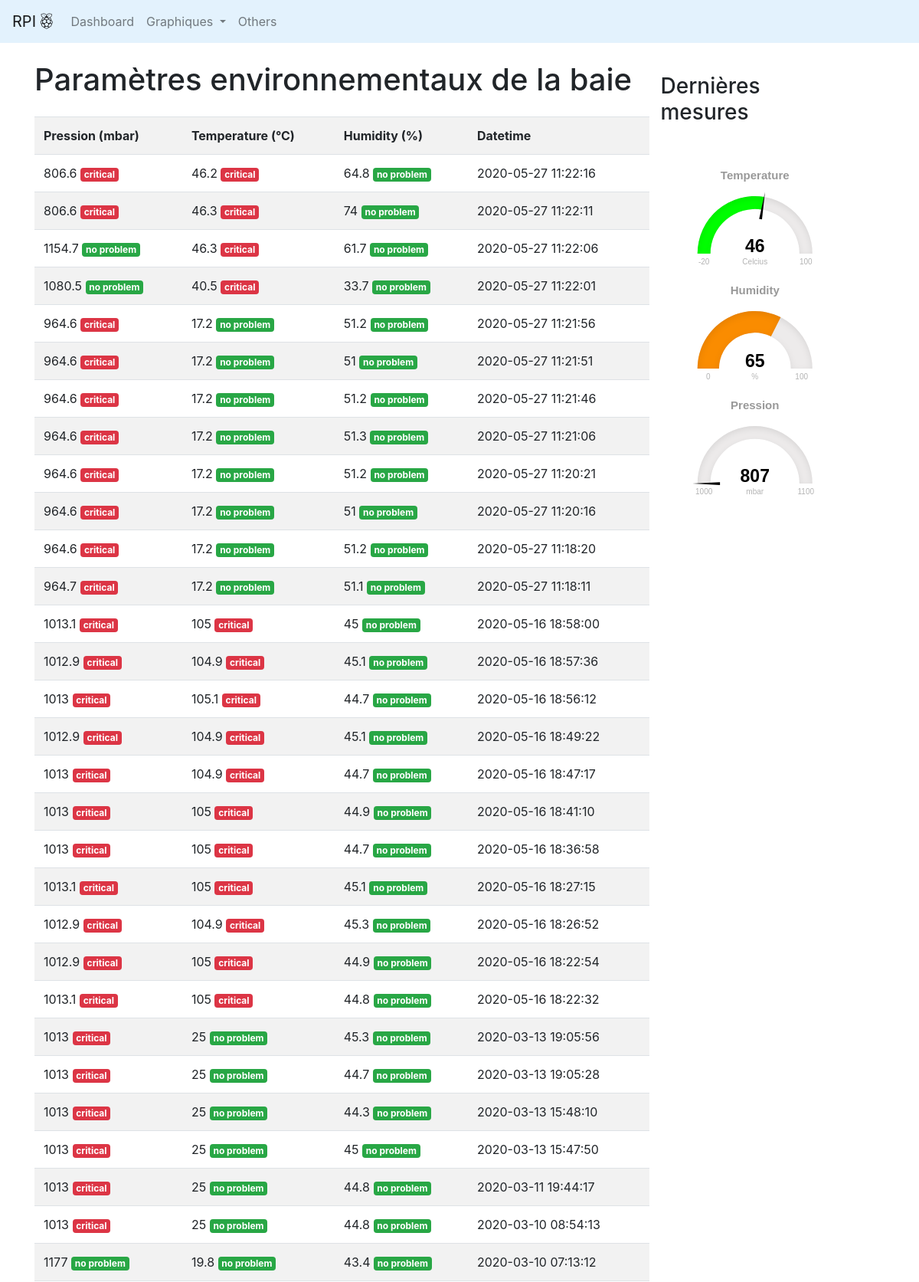
The page / (upper part) on the database its author committed.
### tables this page shows
CREATE TABLE data_poseidon(ID INTEGER PRIMARY KEY AUTOINCREMENT, Pression INTEGER, Humidity INTEGER, Temperature INTEGER, Timestamp DATETIME DEFAULT current_timestamp);

### interfaceInfo.py (the view)
@app.route('/')
def index():
    datas = get_data_full()
    return render_template("index.html", datas=datas)

### interfaceInfo.py (called while the page is built)
def connect_db():
    connection = sqlite3.connect(DATABASE)
    return connection

@app.before_request
def before_request():
    g.db = connect_db()

def query_db(query, args=(), one=False):
    cur = g.db.execute(query, args)
    rv = [dict((cur.description[idx][0], value)
               for idx, value in enumerate(row)) for row in cur.fetchall()]
    return (rv[0] if rv else None) if one else rv

def get_data_full():
    connection = connect_db()
    c = connection.cursor()
    datas = query_db("select * from data_poseidon ORDER BY id DESC")
    str(datas)
    return datas

### templates/index.html (shortened to what this page needs)
{% extends "layout.html" %}
{% block content %}
<div class="container">
	<div class="container mt-4">
		<div class="row">
			<div class="row col-md-9">
				<h1 style="text-align:center;" class="mb-4">Paramètres environnementaux de la baie</h1>
				<table id="datas" class="table table-striped">
					<tr>
						<th>Pression (mbar)</th>
						<th>Temperature (°C)</th>
						<th>Humidity (%)</th>
						<th>Datetime</th>
					</tr>
					{% set tableSize = datas|length %}
					{% for i in range(0, tableSize) %}
					<tr>
						<td> {{ datas[i]['Pression'] }}
							{%if (datas[i]['Pression'] < 1030) %}
							<span class="badge badge-danger">critical</span></td>
						{%else%}
						<span class="badge badge-success">no problem</span></td>
						{%endif%}
						<td> {{ datas[i]['Temperature'] }}
							{%if (datas[i]['Temperature'] > 25) or (datas[i]['Temperature'] < 15) %}
							<span class="badge badge-danger">critical</span></td>
						{%else%}
						<span class="badge badge-success">no problem</span></td>
						{%endif%}
						<td> {{ datas[i]['Humidity'] }}
							{%if (datas[i]['Humidity'] < 60) or (datas[i]['Humidity'] > 30) %}
							<span class="badge badge-success">no problem</span></td>
						{%else%}
						<span class="badge badge-danger">critical</span></td>
						{%endif%}
						<td> {{ datas[i]['Timestamp'] }}</td>
					</tr>
					{%endfor%}
				</table>
			</div>
			<div class="col-md-3 mt-3">
				<h3 class="mb-5">Dernières mesures</h3>
				<div class="wrapper">
					<div class="box">
						<div id="g1" class="gauge"></div>
						<div id="g2" class="gauge"></div>
						<div id="g3" class="gauge"></div>
					</div>
				</div>
			</div>
		</div>
	</div>
</div>
</body>
{% endblock %}

### templates/layout.html (shortened to what this page needs)
<!doctype html>
<html lang="fr">
<head>
    {% block head %}
    <link rel="stylesheet" href="https://stackpath.bootstrapcdn.com/bootstrap/4.4.1/css/bootstrap.min.css">
    <link rel="stylesheet" href="https://use.fontawesome.com/releases/v5.8.1/css/all.css">
    {% endblock %}
</head>
<body>
<nav class="navbar navbar-expand-lg navbar-light" style="background-color: #e3f2fd;">
    <a class="navbar-brand" href="/"> RPI <i class="fab fa-raspberry-pi"></i> </a>
    <div class="collapse navbar-collapse" id="navbarSupportedContent">
        <ul class="navbar-nav mr-auto">
            <li class="nav-item">
                <a class="nav-link" href="/">Dashboard</a>
            </li>
            <li class="nav-item">
                 <li class="nav-item dropdown">
                    <a class="nav-link dropdown-toggle" href="#" id="navbarDropdown" role="button" data-toggle="dropdown" aria-haspopup="true" aria-expanded="false" style="background-color:#e3f2fd;">
                      Graphiques
                    </a>
                  </li>
            </li>
            <li class="nav-item">
                <a class="nav-link" href="/">Others</a>
            </li>
        </ul>
    </div>
</nav>
{% block content %}
{% endblock %}
</body>
</html>

### rows shown on the page
data_poseidon: Pression "806.6", Temperature "46.2", Humidity "64.8", Timestamp "2020-05-27 11:22:16"
data_poseidon: Pression "806.6", Temperature "46.3", Humidity "74", Timestamp "2020-05-27 11:22:11"
data_poseidon: Pression "1154.7", Temperature "46.3", Humidity "61.7", Timestamp "2020-05-27 11:22:06"
data_poseidon: Pression "1080.5", Temperature "40.5", Humidity "33.7", Timestamp "2020-05-27 11:22:01"
data_poseidon: Pression "964.6", Temperature "17.2", Humidity "51.2", Timestamp "2020-05-27 11:21:56"
data_poseidon: Pression "964.6", Temperature "17.2", Humidity "51", Timestamp "2020-05-27 11:21:51"
data_poseidon: Pression "964.6", Temperature "17.2", Humidity "51.2", Timestamp "2020-05-27 11:21:46"
data_poseidon: Pression "964.6", Temperature "17.2", Humidity "51.3", Timestamp "2020-05-27 11:21:06"
data_poseidon: Pression "964.6", Temperature "17.2", Humidity "51.2", Timestamp "2020-05-27 11:20:21"
data_poseidon: Pression "964.6", Temperature "17.2", Humidity "51", Timestamp "2020-05-27 11:20:16"
data_poseidon: Pression "964.6", Temperature "17.2", Humidity "51.2", Timestamp "2020-05-27 11:18:20"
data_poseidon: Pression "964.7", Temperature "17.2", Humidity "51.1", Timestamp "2020-05-27 11:18:11"
data_poseidon: Pression "1013.1", Temperature "105", Humidity "45", Timestamp "2020-05-16 18:58:00"
data_poseidon: Pression "1012.9", Temperature "104.9", Humidity "45.1", Timestamp "2020-05-16 18:57:36"
data_poseidon: Pression "1013", Temperature "105.1", Humidity "44.7", Timestamp "2020-05-16 18:56:12"
data_poseidon: Pression "1012.9", Temperature "104.9", Humidity "45.1", Timestamp "2020-05-16 18:49:22"
data_poseidon: Pression "1013", Temperature "104.9", Humidity "44.7", Timestamp "2020-05-16 18:47:17"
data_poseidon: Pression "1013", Temperature "105", Humidity "44.9", Timestamp "2020-05-16 18:41:10"
data_poseidon: Pression "1013", Temperature "105", Humidity "44.7", Timestamp "2020-05-16 18:36:58"
data_poseidon: Pression "1013.1", Temperature "105", Humidity "45.1", Timestamp "2020-05-16 18:27:15"
data_poseidon: Pression "1012.9", Temperature "104.9", Humidity "45.3", Timestamp "2020-05-16 18:26:52"
data_poseidon: Pression "1012.9", Temperature "105", Humidity "44.9", Timestamp "2020-05-16 18:22:54"
data_poseidon: Pression "1013.1", Temperature "105", Humidity "44.8", Timestamp "2020-05-16 18:22:32"
data_poseidon: Pression "1013", Temperature "25", Humidity "45.3", Timestamp "2020-03-13 19:05:56"
data_poseidon: Pression "1013", Temperature "25", Humidity "44.7", Timestamp "2020-03-13 19:05:28"
data_poseidon: Pression "1013", Temperature "25", Humidity "44.3", Timestamp "2020-03-13 15:48:10"
data_poseidon: Pression "1013", Temperature "25", Humidity "45", Timestamp "2020-03-13 15:47:50"
data_poseidon: Pression "1013", Temperature "25", Humidity "44.8", Timestamp "2020-03-11 19:44:17"
data_poseidon: Pression "1013", Temperature "25", Humidity "44.8", Timestamp "2020-03-10 08:54:13"
data_poseidon: Pression "1177", Temperature "19.8", Humidity "43.4", Timestamp "2020-03-10 07:13:12"
